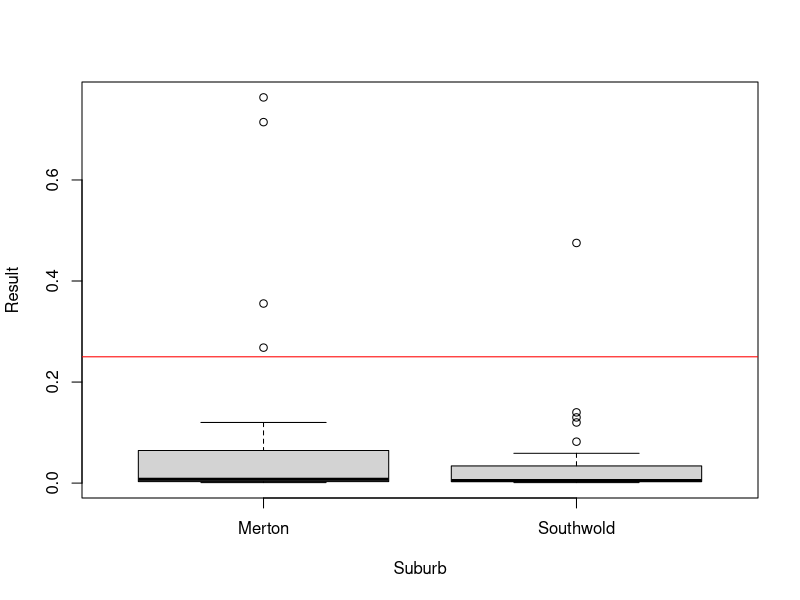

Write the R code that produced this figure.
######################################
# R4H2O: Case Study 1 question answers
######################################

# Load and view laboratory data

library (tidyverse)
labdata <- read_csv("data/water_quality.csv")

# Chapter 4: LOADING AND EXPLORING DATA

# Question 1
# Create a table of the number of E. coli regulation breaches by suburb

ecoli <- filter(labdata, Measure == "E. coli" & Result > 0)
count(ecoli, Suburb)

# Combine the code

count(filter(labdata, Measure == "E. coli" & Result > 0), Suburb)

# Question 2
# Which sample point has the most number of samples taken?

samples <- count(labdata, Sample_Point, name = "Samples")
filter(samples, Samples == max(Samples))

# Sort results

arrange(samples, desc(Samples))

# Top n results

slice_max(samples, order_by = Samples, n = 3)

# Question 3
# On how many days were samples taken?

length(unique(labdata$Date))

nrow(distinct(labdata, Date))

# Chapter 5: DESCRIPTIVE STATISTICS

# Question 1: Visualise distribution of THM results for the towns of Merton and Southwold

thm_sw <- filter(labdata, (Suburb == "Southwold" | Suburb == "Merton") & Measure == "THM")
boxplot(data = thm_sw, Result ~ Suburb)
abline(h = 0.25, col = "red")

# Question 2: Which suburb recorded the highest level of chlorine?

chlorine <- filter(labdata, Measure == "Chlorine Total")

chlorine_sp <- group_by(chlorine, Sample_Point)
chlorine_med <- summarise(chlorine_sp, median = median(Result))

arrange(chlorine_med, desc(median))

chlorine_med[which.max(chlorine_med$median), "Sample_Point"]

# Question 3: Average 95th percentile of turbidity for all towns

turbidity <- filter(labdata, Measure == "Turbidity")
turbidity_grouped <- group_by(turbidity, Suburb)
turbidity_p95 <- summarise(turbidity_grouped,
                           p95 = quantile(Result, 0.95, type = 6))
mean(turbidity_p95$p95)
